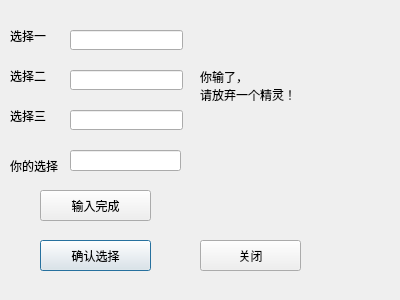
<?xml version="1.0" encoding="UTF-8"?>
<ui version="4.0">
 <class>losepet</class>
 <widget class="QDialog" name="losepet">
  <property name="geometry">
   <rect>
    <x>0</x>
    <y>0</y>
    <width>400</width>
    <height>300</height>
   </rect>
  </property>
  <property name="windowTitle">
   <string>Dialog</string>
  </property>
  <widget class="QLabel" name="label">
   <property name="geometry">
    <rect>
     <x>10</x>
     <y>30</y>
     <width>54</width>
     <height>12</height>
    </rect>
   </property>
   <property name="text">
    <string>选择一</string>
   </property>
  </widget>
  <widget class="QLabel" name="label_2">
   <property name="geometry">
    <rect>
     <x>10</x>
     <y>70</y>
     <width>54</width>
     <height>12</height>
    </rect>
   </property>
   <property name="text">
    <string>选择二</string>
   </property>
  </widget>
  <widget class="QLabel" name="label_3">
   <property name="geometry">
    <rect>
     <x>10</x>
     <y>110</y>
     <width>54</width>
     <height>12</height>
    </rect>
   </property>
   <property name="text">
    <string>选择三</string>
   </property>
  </widget>
  <widget class="QLineEdit" name="lineEdit">
   <property name="geometry">
    <rect>
     <x>70</x>
     <y>30</y>
     <width>113</width>
     <height>20</height>
    </rect>
   </property>
  </widget>
  <widget class="QLineEdit" name="lineEdit_2">
   <property name="geometry">
    <rect>
     <x>70</x>
     <y>70</y>
     <width>113</width>
     <height>20</height>
    </rect>
   </property>
  </widget>
  <widget class="QLineEdit" name="lineEdit_3">
   <property name="geometry">
    <rect>
     <x>70</x>
     <y>110</y>
     <width>113</width>
     <height>20</height>
    </rect>
   </property>
  </widget>
  <widget class="QLabel" name="label_4">
   <property name="geometry">
    <rect>
     <x>10</x>
     <y>150</y>
     <width>71</width>
     <height>31</height>
    </rect>
   </property>
   <property name="text">
    <string>你的选择</string>
   </property>
  </widget>
  <widget class="QLineEdit" name="lineEdit_4">
   <property name="geometry">
    <rect>
     <x>70</x>
     <y>150</y>
     <width>111</width>
     <height>21</height>
    </rect>
   </property>
  </widget>
  <widget class="QLabel" name="label_5">
   <property name="geometry">
    <rect>
     <x>200</x>
     <y>40</y>
     <width>191</width>
     <height>91</height>
    </rect>
   </property>
   <property name="styleSheet">
    <string notr="true">font: 18pt &quot;04b_21&quot;;</string>
   </property>
   <property name="text">
    <string>你输了，
请放弃一个精灵！</string>
   </property>
  </widget>
  <widget class="QPushButton" name="pushButton">
   <property name="geometry">
    <rect>
     <x>40</x>
     <y>240</y>
     <width>111</width>
     <height>31</height>
    </rect>
   </property>
   <property name="text">
    <string>确认选择</string>
   </property>
  </widget>
  <widget class="QPushButton" name="pushButton_2">
   <property name="geometry">
    <rect>
     <x>40</x>
     <y>190</y>
     <width>111</width>
     <height>31</height>
    </rect>
   </property>
   <property name="text">
    <string>输入完成</string>
   </property>
  </widget>
  <widget class="QPushButton" name="pushButton_3">
   <property name="geometry">
    <rect>
     <x>200</x>
     <y>240</y>
     <width>101</width>
     <height>31</height>
    </rect>
   </property>
   <property name="text">
    <string>关闭</string>
   </property>
  </widget>
 </widget>
 <resources/>
 <connections>
  <connection>
   <sender>pushButton_3</sender>
   <signal>clicked()</signal>
   <receiver>losepet</receiver>
   <slot>close()</slot>
   <hints>
    <hint type="sourcelabel">
     <x>268</x>
     <y>255</y>
    </hint>
    <hint type="destinationlabel">
     <x>314</x>
     <y>195</y>
    </hint>
   </hints>
  </connection>
 </connections>
</ui>
